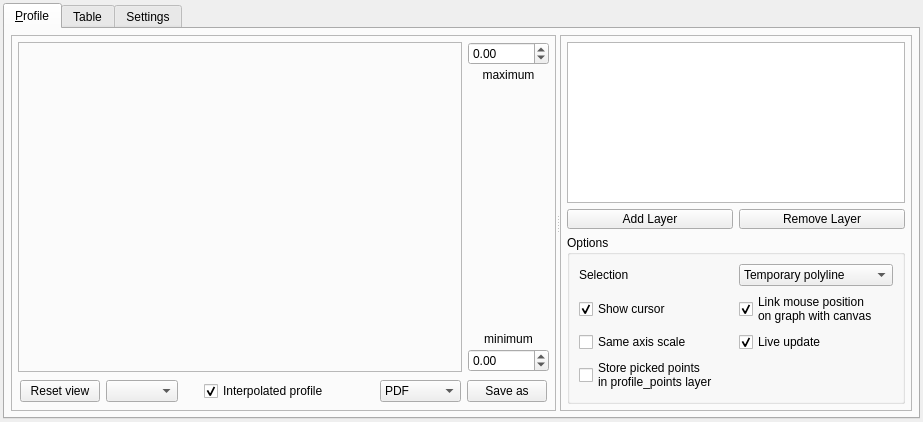
<?xml version="1.0" encoding="UTF-8"?>
<ui version="4.0">
 <class>ProfileTool</class>
 <widget class="QDockWidget" name="ProfileTool">
  <property name="geometry">
   <rect>
    <x>0</x>
    <y>0</y>
    <width>923</width>
    <height>422</height>
   </rect>
  </property>
  <property name="windowTitle">
   <string>Profile Tool</string>
  </property>
  <widget class="QWidget" name="dockWidgetContents">
   <property name="sizePolicy">
    <sizepolicy hsizetype="Expanding" vsizetype="Expanding">
     <horstretch>0</horstretch>
     <verstretch>0</verstretch>
    </sizepolicy>
   </property>
   <layout class="QVBoxLayout" name="verticalLayout">
    <property name="spacing">
     <number>6</number>
    </property>
    <property name="leftMargin">
     <number>3</number>
    </property>
    <property name="topMargin">
     <number>3</number>
    </property>
    <property name="rightMargin">
     <number>3</number>
    </property>
    <property name="bottomMargin">
     <number>3</number>
    </property>
    <item>
     <widget class="QTabWidget" name="tabWidget">
      <property name="autoFillBackground">
       <bool>true</bool>
      </property>
      <property name="tabPosition">
       <enum>QTabWidget::North</enum>
      </property>
      <property name="tabShape">
       <enum>QTabWidget::Rounded</enum>
      </property>
      <property name="currentIndex">
       <number>0</number>
      </property>
      <property name="elideMode">
       <enum>Qt::ElideNone</enum>
      </property>
      <property name="usesScrollButtons">
       <bool>true</bool>
      </property>
      <widget class="QWidget" name="tab_1">
       <property name="sizePolicy">
        <sizepolicy hsizetype="Expanding" vsizetype="Expanding">
         <horstretch>0</horstretch>
         <verstretch>0</verstretch>
        </sizepolicy>
       </property>
       <attribute name="title">
        <string>&amp;Profile</string>
       </attribute>
       <layout class="QHBoxLayout" name="horizontalLayout_5">
        <property name="spacing">
         <number>6</number>
        </property>
        <property name="leftMargin">
         <number>6</number>
        </property>
        <property name="topMargin">
         <number>6</number>
        </property>
        <property name="rightMargin">
         <number>6</number>
        </property>
        <property name="bottomMargin">
         <number>6</number>
        </property>
        <item>
         <widget class="QSplitter" name="splitter">
          <property name="orientation">
           <enum>Qt::Horizontal</enum>
          </property>
          <widget class="QFrame" name="frame">
           <property name="frameShape">
            <enum>QFrame::StyledPanel</enum>
           </property>
           <property name="frameShadow">
            <enum>QFrame::Raised</enum>
           </property>
           <layout class="QGridLayout" name="gridLayout_3">
            <property name="leftMargin">
             <number>6</number>
            </property>
            <property name="topMargin">
             <number>6</number>
            </property>
            <property name="rightMargin">
             <number>6</number>
            </property>
            <property name="bottomMargin">
             <number>6</number>
            </property>
            <property name="spacing">
             <number>6</number>
            </property>
            <item row="0" column="1">
             <layout class="QVBoxLayout" name="verticalLayout_5">
              <property name="spacing">
               <number>3</number>
              </property>
              <item>
               <widget class="QDoubleSpinBox" name="sbMaxVal">
                <property name="keyboardTracking">
                 <bool>false</bool>
                </property>
                <property name="minimum">
                 <double>-99999.000000000000000</double>
                </property>
                <property name="maximum">
                 <double>99999.000000000000000</double>
                </property>
               </widget>
              </item>
              <item>
               <widget class="QLabel" name="label_2">
                <property name="text">
                 <string>maximum</string>
                </property>
                <property name="alignment">
                 <set>Qt::AlignHCenter|Qt::AlignTop</set>
                </property>
               </widget>
              </item>
              <item>
               <spacer name="verticalSpacer_2">
                <property name="orientation">
                 <enum>Qt::Vertical</enum>
                </property>
                <property name="sizeHint" stdset="0">
                 <size>
                  <width>20</width>
                  <height>40</height>
                 </size>
                </property>
               </spacer>
              </item>
              <item>
               <widget class="QLabel" name="label_3">
                <property name="text">
                 <string>minimum</string>
                </property>
                <property name="alignment">
                 <set>Qt::AlignBottom|Qt::AlignHCenter</set>
                </property>
                <property name="margin">
                 <number>3</number>
                </property>
               </widget>
              </item>
              <item>
               <widget class="QDoubleSpinBox" name="sbMinVal">
                <property name="keyboardTracking">
                 <bool>false</bool>
                </property>
                <property name="minimum">
                 <double>-99999.000000000000000</double>
                </property>
                <property name="maximum">
                 <double>99999.000000000000000</double>
                </property>
               </widget>
              </item>
             </layout>
            </item>
            <item row="0" column="0">
             <widget class="QFrame" name="frame_for_plot">
              <property name="sizePolicy">
               <sizepolicy hsizetype="Expanding" vsizetype="Preferred">
                <horstretch>0</horstretch>
                <verstretch>1</verstretch>
               </sizepolicy>
              </property>
              <property name="frameShape">
               <enum>QFrame::StyledPanel</enum>
              </property>
              <property name="frameShadow">
               <enum>QFrame::Raised</enum>
              </property>
              <layout class="QVBoxLayout" name="verticalLayout_4">
               <property name="leftMargin">
                <number>6</number>
               </property>
               <property name="topMargin">
                <number>6</number>
               </property>
               <property name="rightMargin">
                <number>6</number>
               </property>
               <property name="bottomMargin">
                <number>6</number>
               </property>
              </layout>
             </widget>
            </item>
            <item row="1" column="0" colspan="2">
             <widget class="QWidget" name="widget_save_buttons" native="true">
              <layout class="QHBoxLayout" name="horizontalLayout_3">
               <property name="leftMargin">
                <number>2</number>
               </property>
               <property name="topMargin">
                <number>2</number>
               </property>
               <property name="rightMargin">
                <number>2</number>
               </property>
               <property name="bottomMargin">
                <number>2</number>
               </property>
               <item>
                <widget class="QPushButton" name="pushButton_reinitview">
                 <property name="text">
                  <string>Reset view</string>
                 </property>
                </widget>
               </item>
               <item>
                <widget class="QComboBox" name="plotComboBox"/>
               </item>
               <item>
                <spacer name="horizontalSpacer_2">
                 <property name="orientation">
                  <enum>Qt::Horizontal</enum>
                 </property>
                 <property name="sizeHint" stdset="0">
                  <size>
                   <width>0</width>
                   <height>20</height>
                  </size>
                 </property>
                </spacer>
               </item>
               <item>
                <widget class="QCheckBox" name="profileInterpolationCheckBox">
                 <property name="toolTip">
                  <string>When checked, profile is calculated along the polyline. Unchecked, only the values at polyline vertices are shown.</string>
                 </property>
                 <property name="text">
                  <string>Interpolated profile</string>
                 </property>
                 <property name="checked">
                  <bool>true</bool>
                 </property>
                </widget>
               </item>
               <item>
                <widget class="QStackedWidget" name="stackedWidget">
                 <property name="currentIndex">
                  <number>0</number>
                 </property>
                 <widget class="QWidget" name="page">
                  <layout class="QHBoxLayout" name="horizontalLayout_4">
                   <property name="leftMargin">
                    <number>6</number>
                   </property>
                   <property name="topMargin">
                    <number>6</number>
                   </property>
                   <property name="rightMargin">
                    <number>6</number>
                   </property>
                   <property name="bottomMargin">
                    <number>6</number>
                   </property>
                  </layout>
                 </widget>
                </widget>
               </item>
               <item>
                <spacer name="horizontalSpacer">
                 <property name="orientation">
                  <enum>Qt::Horizontal</enum>
                 </property>
                 <property name="sizeHint" stdset="0">
                  <size>
                   <width>1</width>
                   <height>20</height>
                  </size>
                 </property>
                </spacer>
               </item>
               <item>
                <widget class="QComboBox" name="cbxSaveAs">
                 <item>
                  <property name="text">
                   <string>PDF</string>
                  </property>
                 </item>
                 <item>
                  <property name="text">
                   <string>PNG</string>
                  </property>
                 </item>
                 <item>
                  <property name="text">
                   <string>SVG</string>
                  </property>
                 </item>
                 <item>
                  <property name="text">
                   <string>print (PS)</string>
                  </property>
                 </item>
                </widget>
               </item>
               <item>
                <widget class="QPushButton" name="butSaveAs">
                 <property name="text">
                  <string>Save as</string>
                 </property>
                </widget>
               </item>
              </layout>
             </widget>
            </item>
           </layout>
           <zorder>frame_for_plot</zorder>
           <zorder></zorder>
           <zorder>widget_save_buttons</zorder>
          </widget>
          <widget class="QFrame" name="frame_2">
           <property name="frameShape">
            <enum>QFrame::StyledPanel</enum>
           </property>
           <property name="frameShadow">
            <enum>QFrame::Raised</enum>
           </property>
           <layout class="QVBoxLayout" name="verticalLayout_3">
            <property name="leftMargin">
             <number>6</number>
            </property>
            <property name="topMargin">
             <number>6</number>
            </property>
            <property name="rightMargin">
             <number>6</number>
            </property>
            <property name="bottomMargin">
             <number>6</number>
            </property>
            <item>
             <widget class="QTableView" name="tableView">
              <property name="sizePolicy">
               <sizepolicy hsizetype="Preferred" vsizetype="Expanding">
                <horstretch>0</horstretch>
                <verstretch>0</verstretch>
               </sizepolicy>
              </property>
              <property name="minimumSize">
               <size>
                <width>10</width>
                <height>10</height>
               </size>
              </property>
             </widget>
            </item>
            <item>
             <layout class="QHBoxLayout" name="horizontalLayout">
              <property name="spacing">
               <number>6</number>
              </property>
              <property name="leftMargin">
               <number>0</number>
              </property>
              <property name="topMargin">
               <number>0</number>
              </property>
              <property name="bottomMargin">
               <number>0</number>
              </property>
              <item>
               <widget class="QPushButton" name="pushButton_2">
                <property name="minimumSize">
                 <size>
                  <width>10</width>
                  <height>20</height>
                 </size>
                </property>
                <property name="text">
                 <string>Add Layer</string>
                </property>
                <property name="autoRepeat">
                 <bool>false</bool>
                </property>
                <property name="autoDefault">
                 <bool>false</bool>
                </property>
                <property name="default">
                 <bool>false</bool>
                </property>
                <property name="flat">
                 <bool>false</bool>
                </property>
               </widget>
              </item>
              <item>
               <widget class="QPushButton" name="pushButton">
                <property name="minimumSize">
                 <size>
                  <width>10</width>
                  <height>20</height>
                 </size>
                </property>
                <property name="text">
                 <string>Remove Layer</string>
                </property>
               </widget>
              </item>
             </layout>
            </item>
            <item>
             <widget class="QGroupBox" name="groupBox">
              <property name="title">
               <string>Options</string>
              </property>
              <layout class="QGridLayout" name="gridLayout">
               <item row="1" column="1">
                <widget class="QCheckBox" name="checkBox_mpl_tracking">
                 <property name="enabled">
                  <bool>true</bool>
                 </property>
                 <property name="text">
                  <string>Link mouse position 
on graph with canvas</string>
                 </property>
                 <property name="checked">
                  <bool>true</bool>
                 </property>
                </widget>
               </item>
               <item row="0" column="1">
                <widget class="QComboBox" name="comboBox">
                 <property name="sizePolicy">
                  <sizepolicy hsizetype="Minimum" vsizetype="Fixed">
                   <horstretch>0</horstretch>
                   <verstretch>0</verstretch>
                  </sizepolicy>
                 </property>
                 <property name="frame">
                  <bool>true</bool>
                 </property>
                 <item>
                  <property name="text">
                   <string>Temporary polyline</string>
                  </property>
                 </item>
                 <item>
                  <property name="text">
                   <string>Selected polyline</string>
                  </property>
                 </item>
                 <item>
                  <property name="text">
                   <string>Selected layer</string>
                  </property>
                 </item>
                </widget>
               </item>
               <item row="1" column="0">
                <widget class="QCheckBox" name="checkBox_showcursor">
                 <property name="text">
                  <string>Show cursor</string>
                 </property>
                 <property name="checked">
                  <bool>true</bool>
                 </property>
                 <property name="tristate">
                  <bool>false</bool>
                 </property>
                </widget>
               </item>
               <item row="2" column="1">
                <widget class="QCheckBox" name="cbLiveUpdate">
                 <property name="toolTip">
                  <string>Update graph while capturing. Disable if using huge dataset.</string>
                 </property>
                 <property name="text">
                  <string>Live update</string>
                 </property>
                 <property name="checked">
                  <bool>true</bool>
                 </property>
                </widget>
               </item>
               <item row="0" column="0">
                <widget class="QLabel" name="label">
                 <property name="text">
                  <string>Selection</string>
                 </property>
                </widget>
               </item>
               <item row="2" column="0">
                <widget class="QCheckBox" name="cbSameAxisScale">
                 <property name="toolTip">
                  <string>Always keep the same scale for X and Y axis. &lt;br/&gt;&lt;br/&gt;&lt;i&gt;Only available with PyQtGraph plot library&lt;/i&gt;</string>
                 </property>
                 <property name="text">
                  <string>Same axis scale</string>
                 </property>
                </widget>
               </item>
               <item row="4" column="0">
                <widget class="QCheckBox" name="checkBox_addpoint">
                 <property name="sizePolicy">
                  <sizepolicy hsizetype="Minimum" vsizetype="Fixed">
                   <horstretch>0</horstretch>
                   <verstretch>0</verstretch>
                  </sizepolicy>
                 </property>
                 <property name="text">
                  <string>Store picked points 
in profile_points layer</string>
                 </property>
                </widget>
               </item>
              </layout>
             </widget>
            </item>
           </layout>
          </widget>
         </widget>
        </item>
       </layout>
      </widget>
      <widget class="QWidget" name="tab_2">
       <attribute name="title">
        <string>Table</string>
       </attribute>
       <layout class="QVBoxLayout" name="verticalLayout_2">
        <item>
         <widget class="QScrollArea" name="scrollArea">
          <property name="widgetResizable">
           <bool>true</bool>
          </property>
          <widget class="QWidget" name="scrollAreaWidgetContents">
           <property name="geometry">
            <rect>
             <x>0</x>
             <y>0</y>
             <width>887</width>
             <height>340</height>
            </rect>
           </property>
          </widget>
         </widget>
        </item>
       </layout>
      </widget>
      <widget class="QWidget" name="tab">
       <attribute name="title">
        <string>Settings</string>
       </attribute>
       <layout class="QGridLayout" name="gridLayout_2">
        <item row="0" column="1">
         <widget class="QGroupBox" name="groupBox_3">
          <property name="title">
           <string>Plot library</string>
          </property>
          <layout class="QVBoxLayout" name="verticalLayout_8">
           <item>
            <widget class="QComboBox" name="cboLibrary"/>
           </item>
          </layout>
         </widget>
        </item>
        <item row="0" column="0">
         <widget class="QGroupBox" name="groupBox_2">
          <property name="title">
           <string>Full Resolution</string>
          </property>
          <layout class="QVBoxLayout" name="verticalLayout_7">
           <item>
            <widget class="QCheckBox" name="fullResolutionCheckBox">
             <property name="sizePolicy">
              <sizepolicy hsizetype="Preferred" vsizetype="Fixed">
               <horstretch>0</horstretch>
               <verstretch>0</verstretch>
              </sizepolicy>
             </property>
             <property name="toolTip">
              <string>Unchecked, each polyline segment is profiled with a max of 1000 points. When checked, each segment is profiled with the map's full resolution.</string>
             </property>
             <property name="text">
              <string>Full resolution enabled</string>
             </property>
            </widget>
           </item>
          </layout>
         </widget>
        </item>
        <item row="1" column="0">
         <spacer name="verticalSpacer">
          <property name="orientation">
           <enum>Qt::Vertical</enum>
          </property>
          <property name="sizeHint" stdset="0">
           <size>
            <width>20</width>
            <height>40</height>
           </size>
          </property>
         </spacer>
        </item>
       </layout>
      </widget>
     </widget>
    </item>
   </layout>
  </widget>
 </widget>
 <resources/>
 <connections/>
</ui>
